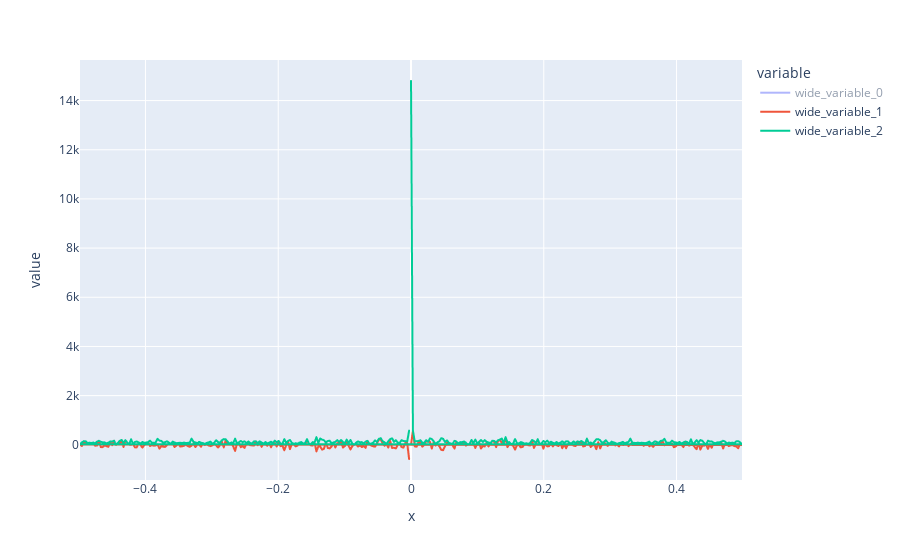

Write notebook code for a chart like this one.
### Code cell
fig = px.line(x=df["Date Freq"],
              y=[df["Births FFT"].values.real,
                 df["Births FFT"].values.imag,
                 np.abs(df["Births FFT"])])
fig.show()

### Figure 1 — Plotly figure (JSON) as saved in the notebook; plotly's stock layout.template omitted (floating-point values rounded to 4 significant figures; data arrays with more than 128 entries replaced by an {"elided": "..."} marker saying what was removed)
{"data": [{"hovertemplate": "variable=wide_variable_0<br>x=%{x}<br>value=%{y}<extra></extra>", "legendgroup": "wide_variable_0", "line": {"color": "#636efa", "dash": "solid"}, "marker": {"symbol": "circle"}, "mode": "lines", "name": "wide_variable_0", "showlegend": true, "type": "scattergl", "visible": "legendonly", "x": {"elided": "351 float values"}, "xaxis": "x", "y": {"elided": "351 float values"}, "yaxis": "y"}, {"hovertemplate": "variable=wide_variable_1<br>x=%{x}<br>value=%{y}<extra></extra>", "legendgroup": "wide_variable_1", "line": {"color": "#EF553B", "dash": "solid"}, "marker": {"symbol": "circle"}, "mode": "lines", "name": "wide_variable_1", "showlegend": true, "type": "scattergl", "visible": true, "x": {"elided": "351 float values"}, "xaxis": "x", "y": {"elided": "351 float values"}, "yaxis": "y"}, {"hovertemplate": "variable=wide_variable_2<br>x=%{x}<br>value=%{y}<extra></extra>", "legendgroup": "wide_variable_2", "line": {"color": "#00cc96", "dash": "solid"}, "marker": {"symbol": "circle"}, "mode": "lines", "name": "wide_variable_2", "showlegend": true, "type": "scattergl", "x": {"elided": "351 float values"}, "xaxis": "x", "y": {"elided": "351 float values"}, "yaxis": "y"}], "layout": {"autosize": true, "legend": {"title": {"text": "variable"}, "tracegroupgap": 0}, "margin": {"t": 60}, "xaxis": {"anchor": "y", "autorange": true, "domain": [0, 1], "range": [-0.4986, 0.4986], "title": {"text": "x"}, "type": "linear"}, "yaxis": {"anchor": "x", "autorange": true, "domain": [0, 1], "range": [-1431.0, 15650.0], "title": {"text": "value"}, "type": "linear"}}}
